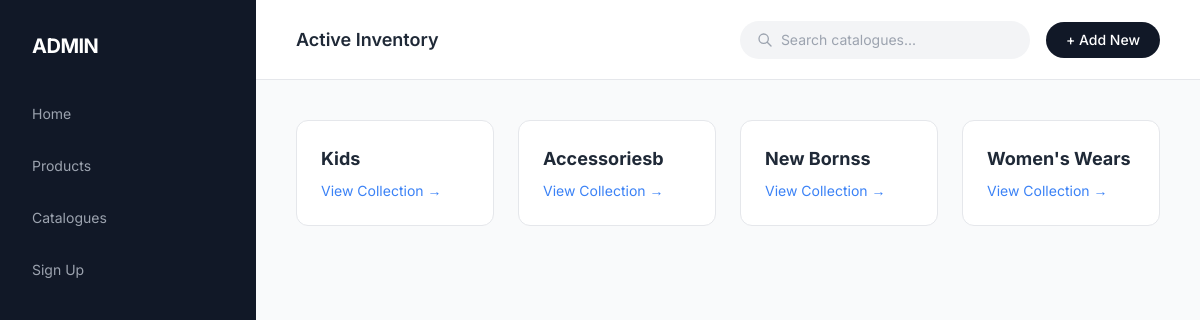
Page /catalogues (signed in) on the committed database.
### tables this page shows
CREATE TABLE catalogues (
                        id INTEGER PRIMARY KEY AUTOINCREMENT,
                        name TEXT UNIQUE NOT NULL);

### app.py (the view)
@app.route('/catalogues')
@login_required
def catalogues():
    db = get_db()
    cats = db.execute('SELECT * FROM catalogues').fetchall()
    prods = db.execute('SELECT * FROM products').fetchall()
    products_list = [dict(row) for row in prods]
    return flask.render_template('catalogues.html',
                           catalogues=cats,
                           products_list=products_list) # <--- Make sure this is here!

### app.py (called while the page is built)
def get_db():
    db= getattr(flask.g, '_database', None)
    if db is None:
        db = flask.g._database = sqlite3.connect(DATABASE)
        db.row_factory = sqlite3.Row
    return db

def login_required(f):
    @functools.wraps(f)
    def decorated_function(*args, **kwargs):
        if 'user_id' not in flask.session:
            return flask.redirect(flask.url_for('login'))
        return f(*args, **kwargs)
    return decorated_function

@app.before_request
def require_login():
    allowed_routes = ['login', 'signup', 'static']
    if flask.request.endpoint not in allowed_routes and 'user_id' not in flask.session:
        return flask.redirect(flask.url_for('login'))

### templates/catalogues.html (shortened to what this page needs)
<!DOCTYPE html>
<html lang="en">
<head>
    <script src="https://cdn.tailwindcss.com"></script>
</head>
<body class="flex min-h-screen">
    <aside class="w-64 bg-[#111827] text-gray-400 flex flex-col fixed h-full">
        <div class="p-8 text-white font-bold text-xl tracking-tight">ADMIN</div>
        <nav class="flex-1 px-4 space-y-2">
            <a href="{{ url_for('index') }}" class="sidebar-link flex items-center px-4 py-3 rounded-lg text-sm transition">Home</a>
            <a href="{{ url_for('products') }}" class="sidebar-link flex items-center px-4 py-3 rounded-lg text-sm transition">Products</a>
            <a href="{{ url_for('catalogues') }}" class="sidebar-link flex items-center px-4 py-3 rounded-lg text-sm transition">Catalogues</a>
            <a href="{{ url_for('signup') }}" class="sidebar-link flex items-center px-4 py-3 rounded-lg text-sm transition">
                Sign Up
            </a>
        </nav>
    </aside>
    <main class="ml-64 flex-1">
        <header class="h-20 bg-white border-b border-gray-200 px-10 flex items-center justify-between sticky top-0 z-10">
            <h2 class="text-lg font-semibold text-gray-800">Active Inventory</h2>
            <div class="flex items-center gap-4">
                <div class="flex items-center bg-gray-100 rounded-full border border-transparent focus-within:border-gray-300 focus-within:bg-white transition-all">
                    <div class="pl-4">
                        <svg class="w-4 h-4 text-gray-400" fill="none" stroke="currentColor" viewBox="0 0 24 24"><path stroke-linecap="round" stroke-linejoin="round" stroke-width="2" d="M21 21l-6-6m2-5a7 7 0 11-14 0 7 7 0 0114 0z"></path></svg>
                    </div>
                    <input type="text" id="searchInput" onkeyup="filterCatalogues()" placeholder="Search catalogues..." class="bg-transparent pl-2 pr-4 py-2 text-sm outline-none w-48 lg:w-64">
                </div>
                <button onclick="openModal('addModal')" class="btn-primary px-5 py-2 rounded-full text-sm font-medium transition">+ Add New</button>
            </div>
        </header>
        <div class="p-10 max-w-7xl mx-auto">
            <div id="catalogueGrid" class="grid grid-cols-1 md:grid-cols-2 lg:grid-cols-4 gap-6">
                {% for c in catalogues %}
<div class="card group relative catalogue-card cursor-pointer hover:border-blue-500 transition-all"
     data-id="{{ c.id }}"
     data-name="{{ c.name | lower }}"
     data-image-path="{{ c.image_path }}"
     onclick="showProducts(this.dataset.id, this.dataset.name, this.dataset.imagePath)">
    <div class="p-6">
        <h3 class="font-bold text-gray-800 text-lg">{{ c.name }}</h3>
        <p class="text-sm text-blue-500 mt-2">View Collection →</p>
    </div>
</div>
{% endfor %}
            </div>
        </div>
    </main>
</body>
</html>

### templates/catalogues.html (style rules this page uses)
body { font-family: 'Inter', sans-serif; background-color: #F9FAFB; scroll-behavior: smooth; }
.card { background: white; border: 1px solid #E5E7EB; border-radius: 12px; transition: 0.2s ease; overflow: hidden; }
.btn-primary { background-color: #111827; color: white; transition: 0.2s; }

### rows in the picture
catalogues: name "Kids"
catalogues: name "Accessoriesb"
catalogues: name "New Bornss"
catalogues: name "Women's Wears"
